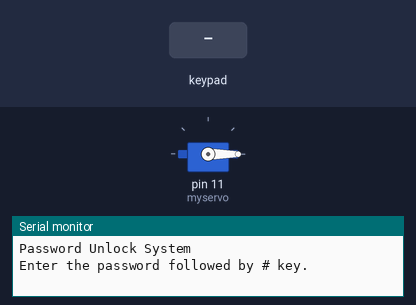
Bench run of a sketch on a simulated Arduino Uno, built with avr-gcc and run on an emulated ATmega328P. Parts: servo, the last lines printed to the serial monitor. The inputs (shaded band) are chosen by the test bench.

Above: at 1.2 s.
1.3 s: keypad keys 6 7 8 9 # pressed 0.4 s apart
At 3.37 s:
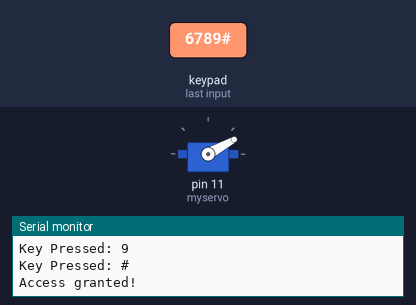
At 6.8 s:
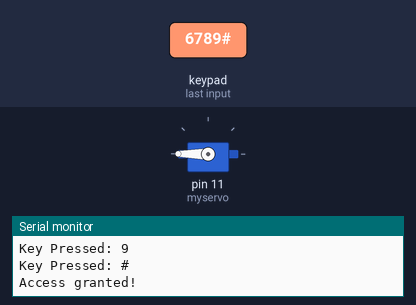
Timing chart, 0 to 8.3 s (numbered marks = the images above; inputs shaded):
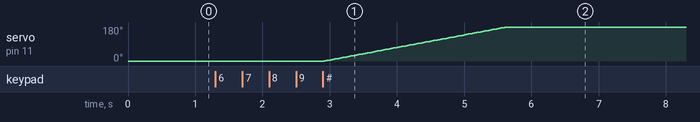

Measured:
- after the input at 1.3 s, servo on pin 11 (myservo): moves from 0° to 180° over 2.7 s, starting after 1.6 s

The sketch:

lasersamplecode.ino
```cpp
#include <Keypad.h>
#include <Servo.h>

const byte ROWS = 4; // four rows
const byte COLS = 4; // four columns
char keys[ROWS][COLS] = {
  {'1', '2', '3', 'A'},
  {'4', '5', '6', 'B'},
  {'7', '8', '9', 'C'},
  {'*', '0', '#', 'D'}
};
byte rowPins[ROWS] = {9, 8, 7, 6}; // connect to the row pinouts of the keypad
byte colPins[COLS] = {5, 4, 3, 2}; // connect to the column pinouts of the keypad

Keypad keypad = Keypad(makeKeymap(keys), rowPins, colPins, ROWS, COLS);
Servo myservo;

// Define multiple correct passwords in an array
const char* correctPasswords[] = {"6789", "8765", "4321","7973","2511"};
int numPasswords = 5; // Number of correct passwords

char enteredPassword[5] = "";
int passwordIndex = 0;
int maxPasswordLength = 4;

void setup() {
  Serial.begin(9600);
  Serial.println("Password Unlock System");
  Serial.println("Enter the password followed by # key.");
  myservo.attach(11); // Attach the servo to pin 11
  myservo.write(0);   // Initialize the servo to 0 degrees
}

void unlock() {
  // Move the servo from 0 to 180 degrees
  for (int pos = 0; pos <= 180; pos += 1) {
    myservo.write(pos);
    delay(15); // Adjust the speed of servo movement here
  }
  delay(10000); // Pause for 1 second with the servo at 180 degrees
  // Move the servo back to 0 degrees
  for (int pos = 180; pos >= 0; pos -= 1) {
    myservo.write(pos);
    delay(15); // Adjust the speed of servo movement here
  }
  delay(1000); // Pause for 1 second with the servo at 0 degrees
  myservo.write(0); // Set the servo back to 0 degrees
  Serial.println("System locked.");
  clearPassword();
}

void loop() {
  char key = keypad.getKey();

  if (key) {
    Serial.print("Key Pressed: ");
    Serial.println(key);

    if (key == '#') {
      bool isCorrectPassword = false;
      for (int i = 0; i < numPasswords; i++) {
        if (strcmp(enteredPassword, correctPasswords[i]) == 0) {
          // Password is correct
          Serial.println("Access granted!");
          unlock();
          isCorrectPassword = true;
          break; // Exit the loop once a correct password is found
        }
      }

      if (!isCorrectPassword) {
        // Incorrect password
        Serial.println("Incorrect password. Please try again.");
        clearPassword();
      }
    } else if (key == '*') {
      Serial.println("Password cleared.");
      clearPassword();
    } else {
      if (passwordIndex < maxPasswordLength) {
        enteredPassword[passwordIndex] = key;
        passwordIndex++;
      }
    }
  }
}

void clearPassword() {
  for (int i = 0; i < maxPasswordLength; i++) {
    enteredPassword[i] = '\0'; // Clear the entered password
  }
  passwordIndex = 0;
}
```
